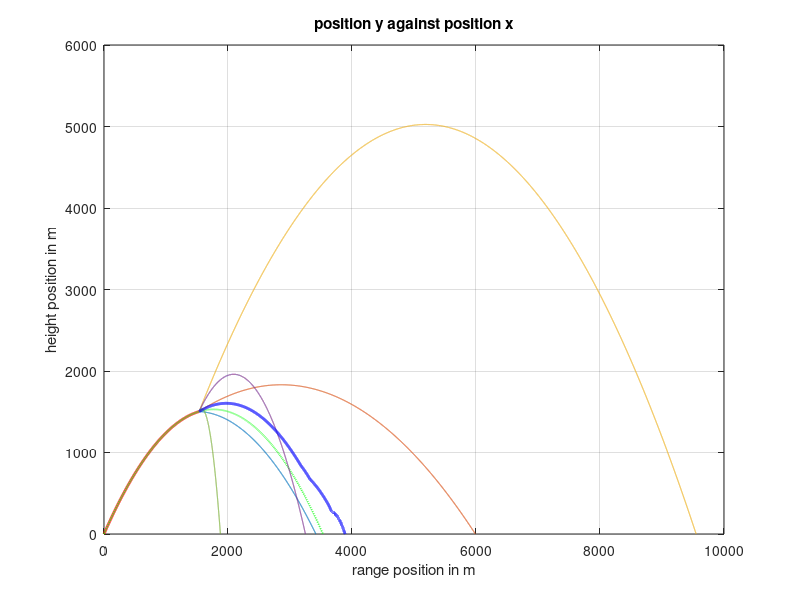

This chart was generated by the following MATLAB code: (Note: this script raises an error after producing the figure.)
%% This program simulates and calculates the centre of mass of a bomb following a projectile motion
% In this program it is assumed that the bomb starts at on piece and then
% explodes into multiple fragments
clear ; clc; %clear previous program
%% Setting up paremters
M = 100; % the mass in kg
theta = pi/3; % the angle that the bomb starts at in deg
speed = 200; % the initial speed of the bomb in m/s
x_speed = speed*cos(theta) ; % x component of the speed
y_speed = speed*sin(theta) ; % y component of the speed
v = [x_speed, y_speed];
g = 9.81; % the acceleraton of gravity in m+/s^2
y_at_peak = y_speed^2/(2*g);
time_at_peak = y_speed/g;
x_at_peak = x_speed*time_at_peak;

%range of explosion is between quarter and three-quarters through
%doing this here because we need speed and position right before explosion
% explosion_time = time_at_peak + rand*time_at_peak*0.5;
explosion_time = time_at_peak*0.5 +rand*time_at_peak;
velocity_pre_explosion = [x_speed,0];
explosion_position = [0, 0];
%% the trajectory of the bomb
tau = 0.01; %timestep
Nsteps = ceil((2*time_at_peak)/tau); % number of steps
explosion_step = ceil(explosion_time/tau);
x_position = zeros(1, Nsteps+1);
y_position = zeros(1, Nsteps+1);
for i=2:Nsteps+1
% now we will update the velocity and the position since the acceleration
% is constant
    t = i*tau ; % current time
% from the kinematic equations
    x_position(i) = x_speed*t ; % x = xo +v(ox)t 
    y_position(i) = y_speed*t - 0.5*g*t^2 ; % y = yo + v(oy)t-gt^2/2
    if i == explosion_step
        velocity_pre_explosion(2) = y_speed - g*t;
        explosion_position = [x_position(i), y_position(i)];
    end
    if y_position(i) < 0 %to counter error due to rounding
        y_position(i) = 0;
        x_position(i) = x_speed*2*time_at_peak;
    end
end
%% plotting 
clf ; % clear and move forward
plot(x_position(1, 1:explosion_step),y_position(1, 1:explosion_step),'r-','LineWidth',2)
grid on
hold on
plot(x_position,y_position,'g--','Linewidth',1.2)
title('position y against position x')
xlabel('range position in m')
ylabel('height position in m')
grid on
hold on

%part 2
%randomise some aspects of explosion
explosion_impulse_time = 0.1;
n_fragments = 5;
fragment_masses = zeros(1, n_fragments);
remaining_mass = M;
for i=1:n_fragments-1
    %largest fragment is less than 60% of remainder, greater than 10%
    %this way we don't have (or 'ignore') minisicule pieces
    fragment_masses(i) = (0.1*remaining_mass) + (0.5*rand*remaining_mass);
    remaining_mass = remaining_mass - fragment_masses(i);
end
fragment_masses(n_fragments) = remaining_mass;

%if each fragment is a circle sector, with sides R = 0.25,
%the angle for each sector is given by
fragment_angles = 2*pi*fragment_masses/M;
%randomising a starting point, relative to the horizontal
explosion_force = 10000 + (rand*5000); %newtons
impulse = explosion_force*explosion_impulse_time;
x_speed_fragments = zeros(1, n_fragments);
y_speed_fragments = zeros(1, n_fragments);
starting_angle = 2*pi*rand; %randomised initially, cimulative
%getting initial velocities, conservation of momentum
for i=1:n_fragments
    
    %the centre of mass of each circle sector with angle gamma, is along
    %the radius starting from gamma/2 (due to symmetry).
    %so, the angle from from the horizontal to the direction each fragment
    %will fly off in is given by
    
    tilda = starting_angle + fragment_angles(i)/2;
    % mv(aft) - mv(bef) = ft
    
    x_speed_fragments(i) = ((impulse * cos(tilda))+ ...
        (fragment_masses(i)*velocity_pre_explosion(1)))/fragment_masses(i);   
    y_speed_fragments(i) = ((impulse * sin(tilda))+ ...
        (fragment_masses(i)*velocity_pre_explosion(2)))/fragment_masses(i);  
    
    starting_angle = starting_angle + fragment_angles(i);
end
%these get extended, in the following loop
fragment_x_positions = zeros(n_fragments, 1);
fragment_y_positions = zeros(n_fragments, 1);

all_midair = ones(1, n_fragments);
reached_ground = 0; %n of fragments that reached ground
midair = true;
k = 0; %while loop counter
while (midair)
    t = tau*k;
    k = k+1;
    for i=1:n_fragments
        if all_midair(i)
            fragment_x_positions(i, k) = (x_speed_fragments(i)*t)+explosion_position(1);
            fragment_y_positions(i, k) = ((y_speed_fragments(i)*t)-(0.5*g*t^2))+explosion_position(2);
            if (fragment_y_positions(i, k) < 0)
                fragment_y_positions(i, k) = 0;
                t_to_ground_1 = (y_speed_fragments(i)/g) + (((y_speed_fragments(i)^2) + (2*g*explosion_position(2)))^0.5)/g;
%                 t_to_ground_2 = (y_speed_fragments(i)/g) - (((y_speed_fragments(i)^2) + (2*g*explosion_position(2)))^0.5)/g;
                fragment_x_positions(i, k) = explosion_position(1) + (x_speed_fragments(i)*t_to_ground_1);
                all_midair(i) = 0;
                reached_ground = reached_ground + 1;
                if (reached_ground == n_fragments)
                    midair = false;
                    %DO NOT ADD 'BREAK', still need x positions to be set
                end
            end
        else
            fragment_x_positions(i, k) = fragment_x_positions(i, k-1);
        end
    end
end

%plotting the trajectory of the peices
for i=1:n_fragments
    plot(fragment_x_positions(i, :),fragment_y_positions(i, :),'LineWidth',0.8);
    grid on
    hold on
end


centre_of_mass = zeros(2, k);
for j=1:k
    for i=1:n_fragments
        centre_of_mass(1, j) = centre_of_mass(1, j) + (fragment_x_positions(i, j) * fragment_masses(i));
        centre_of_mass(2, j) = centre_of_mass(2, j) + (fragment_y_positions(i, j) * fragment_masses(i));
    end
end
centre_of_mass = centre_of_mass/M;

plot(centre_of_mass(1, :),centre_of_mass(2, :),'b-', 'lineWidth', 2) % plotting the centre of mass trajectory
f_names = strings(1, 3 + n_fragments);
f_names(1) = 'bomb';
f_names(2) = 'expected trajectory';
for i=3:2+n_fragments
    f_names(i) = 'fragment ' + string(i-2);
end
f_names(n_fragments+3) = 'centre of mass';
legend(f_names) %remove this to view graph clearly